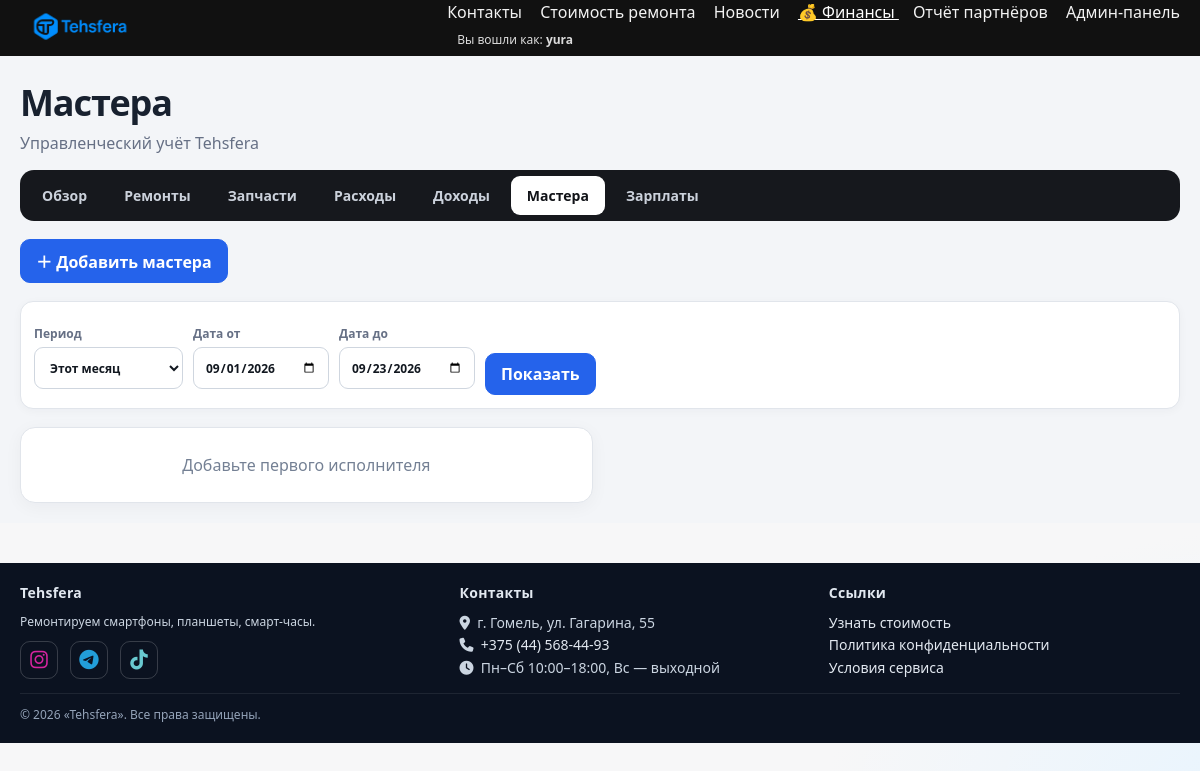
The page /finance/masters/ (signed in) on the database as committed earlier.
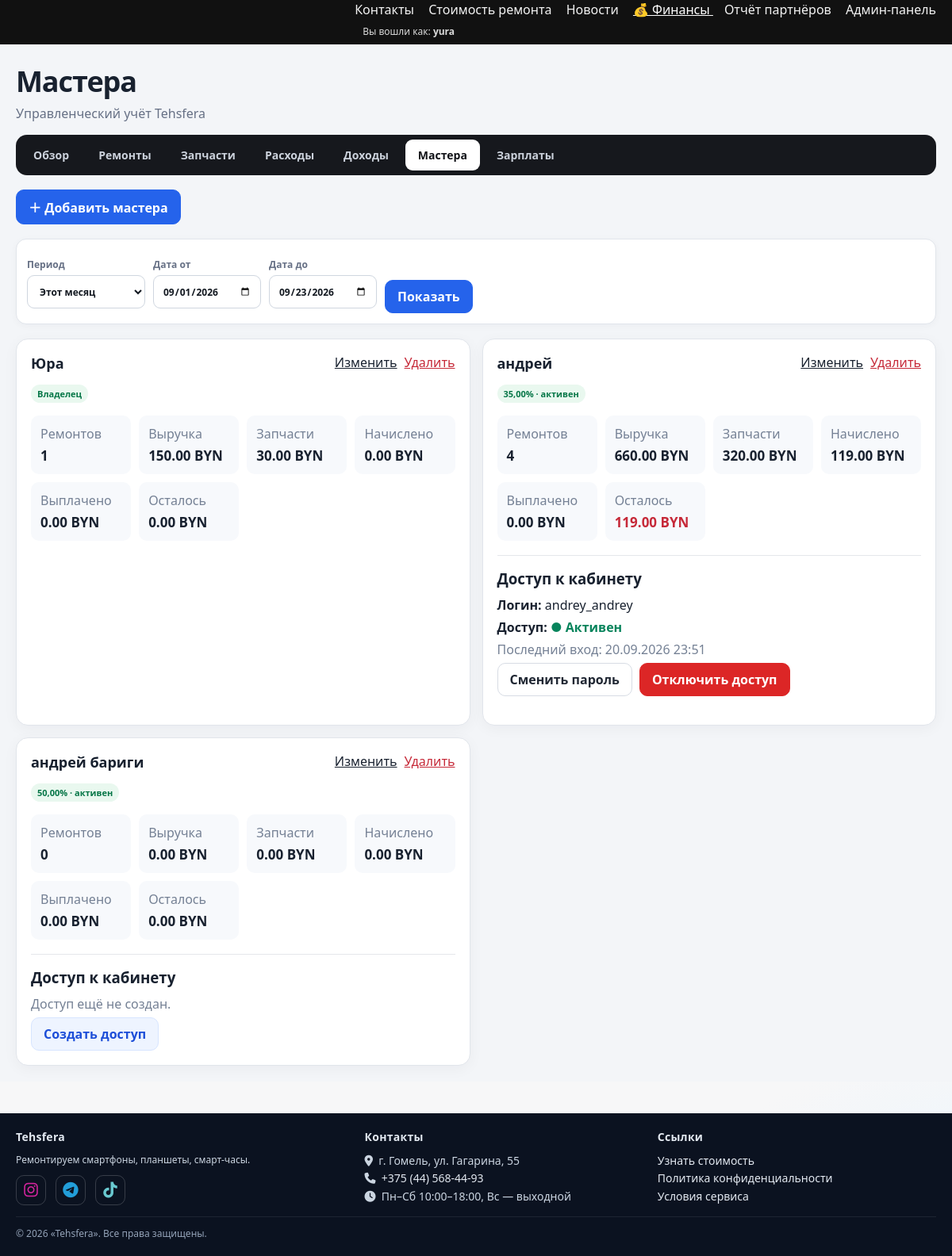
The same page on the database as committed later.
### finance/models.py (models this page shows, shortened)
class Employee(models.Model):
    user = models.OneToOneField(
        settings.AUTH_USER_MODEL, verbose_name="Аккаунт пользователя",
        on_delete=models.SET_NULL, related_name="employee_profile", null=True, blank=True,
    )
    name = models.CharField("Имя", max_length=120)
    default_percent = models.DecimalField(
        "Процент по умолчанию",
        max_digits=5,
        decimal_places=2,
        default=Decimal("0.00"),
        validators=[MinValueValidator(0), MaxValueValidator(100)],
    )
    is_owner = models.BooleanField("Владелец", default=False)
    is_active = models.BooleanField("Активен", default=True)
    created_at = models.DateTimeField("Создан", auto_now_add=True)
    class Meta:
        verbose_name = "Исполнитель"
        verbose_name_plural = "Исполнители"
        ordering = ["name"]

### finance/views.py (the view)
# urls.py: path("masters/", views.master_list, name="master_list"),
@finance_staff_required
def master_list(request):
    start, end, context = _period_context(request)
    context.update(rows=employee_rows(start, end))
    return render(request, "finance/master_list.html", context)

### finance/models.py (called while the page is built)
def money(value) -> Decimal:
    return Decimal(value or 0).quantize(MONEY_PLACES, rounding=ROUND_HALF_UP)

### finance/services.py (called while the page is built)
def employee_rows(start, end, employee=None):
    employees = Employee.objects.all()
    if employee:
        employees = employees.filter(pk=employee.pk)
    rows = []
    for person in employees:
        repairs = person.repairs.filter(date__range=(start, end))
        totals = repairs.aggregate(
            repairs_count=Count("id"), revenue=Coalesce(Sum("revenue"), ZERO),
            parts=Coalesce(Sum("part_cost"), ZERO), margin=Coalesce(Sum("repair_margin"), ZERO),
            salary=Coalesce(Sum("master_salary"), ZERO), profit=Coalesce(Sum("workshop_profit"), ZERO),
        )
        paid = person.salary_payments.filter(date__range=(start, end)).aggregate(v=Coalesce(Sum("amount"), ZERO))["v"]
        totals.update(employee=person, paid=money(paid), debt=money(totals["salary"] - paid))
        rows.append(totals)
    return rows

### finance/templatetags/finance_extras.py (called while the page is built)
@register.filter
def money_byn(value):
    try:
        number = Decimal(value or 0)
    except Exception:
        number = Decimal("0")
    return f"{number:,.2f}".replace(",", " ") + " BYN"

### finance/views.py (called while the page is built)
def _period_context(request):
    start, end, preset = resolve_period(request)
    return start, end, {"date_from": start, "date_to": end, "period": preset}

### finance/templates/finance/master_list.html
{% extends "finance/base.html" %}{% load finance_extras %}
{% block finance_title %}Мастера{% endblock %}
{% block finance_content %}
<div class="fin-actions"><a class="fin-btn primary" href="{% url 'finance:master_create' %}">＋ Добавить мастера</a></div>{% include "finance/_period.html" %}
<div class="fin-grid">{% for row in rows %}<article class="fin-card"><div style="display:flex;justify-content:space-between;align-items:start;gap:10px"><div><h2>{{ row.employee.name }}</h2><span class="fin-badge {% if not row.employee.is_active %}off{% endif %}">{% if row.employee.is_owner %}Владелец{% elif row.employee.is_active %}{{ row.employee.default_percent }}% · активен{% else %}Неактивен{% endif %}</span></div><div class="fin-row-actions"><a href="{% url 'finance:master_edit' row.employee.pk %}">Изменить</a><a href="{% url 'finance:master_delete' row.employee.pk %}">Удалить</a></div></div>
<div class="fin-kpis" style="margin-top:16px"><div class="fin-kpi"><span class="fin-muted">Ремонтов</span><strong>{{ row.repairs_count }}</strong></div><div class="fin-kpi"><span class="fin-muted">Выручка</span><strong>{{ row.revenue|money_byn }}</strong></div><div class="fin-kpi"><span class="fin-muted">Запчасти</span><strong>{{ row.parts|money_byn }}</strong></div><div class="fin-kpi"><span class="fin-muted">Начислено</span><strong>{{ row.salary|money_byn }}</strong></div><div class="fin-kpi"><span class="fin-muted">Выплачено</span><strong>{{ row.paid|money_byn }}</strong></div><div class="fin-kpi"><span class="fin-muted">Осталось</span><strong class="{% if row.debt > 0 %}amount-neg{% endif %}">{{ row.debt|money_byn }}</strong></div></div>
{% if not row.employee.is_owner %}<section class="master-access"><h3>Доступ к кабинету</h3>{% if row.employee.user %}<p><strong>Логин:</strong> {{ row.employee.user.username }}</p><p><strong>Доступ:</strong> {% if row.employee.user.is_active %}<span class="amount-pos">● Активен</span>{% else %}<span class="amount-neg">● Отключён</span>{% endif %}</p><p class="fin-muted">Последний вход: {{ row.employee.user.last_login|date:'d.m.Y H:i'|default:'ещё не входил' }}</p><div class="fin-actions"><a class="fin-btn" href="{% url 'finance:master_access_password' row.employee.pk %}">Сменить пароль</a><form method="post" action="{% url 'finance:master_access_toggle' row.employee.pk %}">{% csrf_token %}<button class="fin-btn {% if row.employee.user.is_active %}danger{% else %}soft{% endif %}">{% if row.employee.user.is_active %}Отключить доступ{% else %}Включить доступ{% endif %}</button></form></div>{% else %}<p class="fin-muted">Доступ ещё не создан.</p><a class="fin-btn soft" href="{% url 'finance:master_access_create' row.employee.pk %}">Создать доступ</a>{% endif %}</section>{% endif %}</article>{% empty %}<section class="fin-card fin-empty">Добавьте первого исполнителя</section>{% endfor %}</div>
{% endblock %}

### finance/templates/finance/base.html (shortened to what this page needs)
{% extends "repairs/base.html" %}
{% load finance_extras %}
{% block content %}
<div class="fin-shell"><div class="fin-top"><div><h1 class="fin-title">{% block finance_title %}Финансы мастерской{% endblock %}</h1><p class="fin-subtitle">Управленческий учёт Tehsfera</p></div></div>
<nav class="fin-nav" aria-label="Разделы финансов"><a href="{% url 'finance:dashboard' %}" class="">Обзор</a><a href="{% url 'finance:repair_list' %}" class="">Ремонты</a><a href="{% url 'finance:stock_list' %}" class="">Запчасти</a><a href="{% url 'finance:expense_list' %}" class="">Расходы</a><a href="{% url 'finance:income_list' %}" class="">Доходы</a><a href="{% url 'finance:master_list' %}" class="{% if 'master' in request.resolver_match.url_name %}active{% endif %}">Мастера</a><a href="{% url 'finance:salary_list' %}" class="">Зарплаты</a></nav>
{% block finance_content %}{% endblock %}</div>
{% endblock %}

### repairs/templates/repairs/base.html (shortened to what this page needs)
<!DOCTYPE html>
{% load static %}
<html lang="ru">
<head>
  <link rel="stylesheet" href="https://cdnjs.cloudflare.com/ajax/libs/font-awesome/6.6.0/css/all.min.css">
</head>
<body>
  <header>
    <div class="wrap">
      <div class="row">
        <a class="brand" href="{% url 'repairs:brand_list' %}" aria-label="Tehsfera — на главную">
          <img src="{% static 'img/tehsfera-logo.png' %}" alt="Tehsfera" loading="eager" decoding="async">
        </a>
        <nav class="site-nav" id="siteNav">
          <div class="nav-links" id="navLinks">
            <a href="{% url 'repairs:contacts' %}"
               class="{% if request.path|slice:':10' == '/contacts' %}active{% endif %}">
              Контакты
            </a>
            <a href="{% url 'repairs:brand_list' %}"
               class="{% if request.path == '/' or request.path|slice:':8' == '/repairs' %}active{% endif %}">
              Стоимость ремонта
            </a>
            <a href="{% url 'news:list' %}"
               class="{% if request.path|slice:':6' == '/news/' %}active{% endif %}">
              Новости
            </a>
            {% if request.user.is_staff %}
              {% if perms.finance.view_repairfinance %}
                <a href="{% url 'finance:dashboard' %}"
                   class="{% if request.path|slice:':9' == '/finance/' %}active{% endif %}">
                  💰 Финансы
                </a>
              {% endif %}
              <a href="{% url 'repairs:referrals_report' %}"
                 class="{% if request.path|slice:':11' == '/referrals' %}active{% endif %}">
                Отчёт партнёров
              </a>
            {% elif request.user.is_authenticated and request.user.employee_profile.is_active %}
              <a href="{% url 'master_portal:dashboard' %}"
                 class="{% if request.path|slice:':8' == '/master/' %}active{% endif %}">
                💰 Моя зарплата
              </a>
            {% endif %}
            {% if request.user.is_authenticated and request.user.is_staff %}
              <a href="{% url 'admin:index' %}">Админ-панель</a>
              <div class="small" style="opacity:.85; padding: 8px 10px;">
                Вы вошли как: <b>{{ request.user.username }}</b>
              </div>
            {% endif %}
          </div>
        </nav>
      </div>
    </div>
  </header>
  <main>
    {% block content %}{% endblock %}
  </main>
  <footer>
    <div class="wrap">
      <div class="grid">
        <section>
          <h4>Tehsfera</h4>
          <p class="small" style="margin:0 0 10px">Ремонтируем смартфоны, планшеты, смарт-часы.</p>
          <div class="social">
            <a class="ig" href="https://www.instagram.com/tehsfera_gomel" target="_blank" rel="noopener" title="Instagram: @tehsfera_gomel" aria-label="Instagram">
              <i class="fa-brands fa-instagram"></i>
            </a>
            <a class="tg" href="https://t.me/+OeKcuIOyDMBiOGUy" target="_blank" rel="noopener" title="Telegram — вопросы и обсуждения" aria-label="Telegram">
              <i class="fa-brands fa-telegram"></i>
            </a>
            <a class="tt" href="https://www.tiktok.com/@tehsfera" target="_blank" rel="noopener" title="TikTok: @tehsfera" aria-label="TikTok">
              <i class="fa-brands fa-tiktok"></i>
            </a>
          </div>
        </section>
        <section>
          <h4>Контакты</h4>
          <ul>
            <li><i class="fa-solid fa-location-dot"></i>&nbsp; г. Гомель, ул. Гагарина, 55</li>
            <li><i class="fa-solid fa-phone"></i>&nbsp; <a href="tel:+375445684493">+375 (44) 568-44-93</a></li>
            <li><i class="fa-solid fa-clock"></i>&nbsp; Пн–Сб 10:00–18:00, Вс — выходной</li>
          </ul>
        </section>
        <section>
          <h4>Ссылки</h4>
          <ul>
            <li><a href="{% url 'repairs:brand_list' %}">Узнать стоимость</a></li>
            <li><a href="{% url 'privacy' %}">Политика конфиденциальности</a></li>
            <li><a href="{% url 'terms' %}">Условия сервиса</a></li>
          </ul>
        </section>
      </div>
      <div class="f-bottom">
        <div>© {% now "Y" %} «Tehsfera». Все права защищены.</div>
      </div>
    </div>
  </footer>
</body>
</html>

### finance/templates/finance/_period.html (shortened to what this page needs)
<form method="get" class="fin-period">
  <label>Период<select name="period" onchange="this.form.submit()"><option value="month" {% if period == 'month' %}selected{% endif %}>Этот месяц</option></select></label>
  <label>Дата от<input type="date" name="from" value="{{ date_from|date:'Y-m-d' }}"></label><label>Дата до<input type="date" name="to" value="{{ date_to|date:'Y-m-d' }}"></label><button class="fin-btn primary">Показать</button>
</form>

### repairs/templates/repairs/base.html (style rules this page uses)
:root { --container: 1200px; --gap: 16px; --radius: 14px; --ink: #0f172a; --muted: #64748b; --brd: #e5e7eb; --brd2: #cbd5e1; --header-h: 56px; --logo-h: 124px; --logo-up: 10px; }
* { box-sizing: border-box; }
body { font-family: system-ui, -apple-system, Segoe UI, Roboto, Arial; margin: 0; color: var(--ink); background: radial-gradient(1200px 600px at -10% 0%, #eef2ff 0%, rgba(238,242,255,0) 60%), radial-gradient(900px 500px at 110% 100%, #e6f4ff 0%, rgba(230,244,255,0) 55%), radial-gradient(700px 400px at 50% -20%, #ffe9f0 0%, rgba(255,233,240,0) 60%), #f7f7f8; background-attachment: fixed, fixed, fixed, scroll; }
a { color: inherit; }
header { background: #111; color: #fff; }
.wrap { max-width: var(--container); margin: 0 auto; padding: 0 20px; }
header .row { display: flex; justify-content: space-between; align-items: center; gap: 12px; height: var(--header-h); overflow: visible; }
header a { color: #fff; text-decoration: none; }
header nav a { opacity: .95; }
header nav a + a { margin-left: 14px; }
header nav a.active { opacity: 1; text-decoration: underline; }
header .brand { display:inline-flex; align-items:center; height: var(--header-h); }
header .brand img { display:block; height: var(--logo-h); width:auto; margin-top: calc(var(--logo-up) * -1); margin-bottom: calc(var(--logo-up) * -1); }
main { max-width: var(--container); margin: 0 auto; padding: 20px; }
.grid { display: grid; grid-template-columns: repeat(auto-fill, minmax(180px, 1fr)); gap: var(--gap); }
.small { font-size: 12px; }
label { display: block; margin: 10px 0 6px; }
input, select { width: 100%; padding: 10px; border: 1px solid #ddd; border-radius: 8px; background: #fff; }
.site-nav { display: flex; align-items: center; gap: 14px; }
footer { background: #0b1220; color: #cbd5e1; margin-top: 40px; padding: 20px 0; }
footer .grid { display: grid; gap: 18px; grid-template-columns: 1.2fr 1fr 1fr; }
footer h4 { margin: 0 0 10px; font-size: 14px; color: #e2e8f0; letter-spacing: .02em; }
footer p, footer li, footer a { font-size: 14px; line-height: 1.6; }
footer a { color: #e2e8f0; text-decoration: none; }
footer ul { margin: 0; padding: 0; list-style: none; }
.f-bottom { margin-top: 14px; padding-top: 12px; border-top: 1px solid rgba(255,255,255,.08); display: flex; justify-content: space-between; align-items: center; gap: 12px; font-size: 12px; color: #94a3b8; }
footer .social { display: flex; gap: 12px; align-items: center; flex-wrap: wrap; }
footer .social a { display: inline-flex; align-items: center; justify-content: center; width: 38px; height: 38px; border-radius: 10px; border: 1px solid rgba(255,255,255,.18); text-decoration: none; background: transparent; }
footer .social a i { font-size: 20px; line-height: 1; font-family: "Font Awesome 6 Brands"; font-weight: 400; }
footer .social a.ig i { color: #d6249f; }
footer .social a.tt i { color: #69C9D0; }
footer .social a.tg i { color: #229ED9; }

Rows that differ between the two databases and show on the page:
added Employee: employee.name "Юра", is_owner "Владелец", repairs_count "1", revenue "150.00 BYN", parts "30.00 BYN", salary "0.00 BYN", paid "0.00 BYN", debt "0.00 BYN"
added Employee: employee.name "андрей", employee.default_percent "35,00", repairs_count "4", revenue "660.00 BYN", parts "320.00 BYN", salary "119.00 BYN", paid "0.00 BYN", debt "119.00 BYN", employee.user.username "andrey_andrey", shows "● Активен", employee.user.last_login "20.09.2026 23:51", shows "Отключить доступ"
added Employee: employee.name "андрей бариги", employee.default_percent "50,00", repairs_count "0", revenue "0.00 BYN", parts "0.00 BYN", salary "0.00 BYN", paid "0.00 BYN", debt "0.00 BYN", shows "Доступ к кабинету", shows "Доступ ещё не создан."
Other text that changed with them:
text no longer shown: "Добавьте первого исполнителя"
